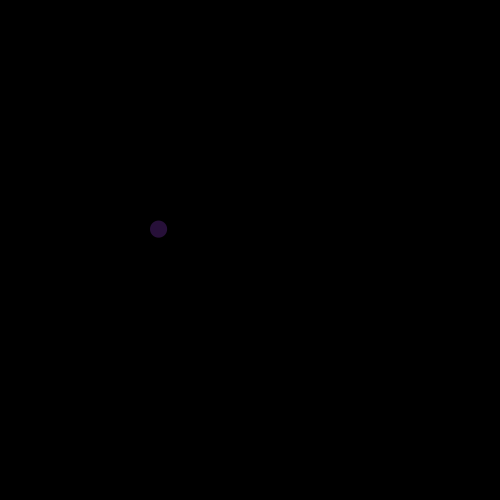
Frame 1 (no input)
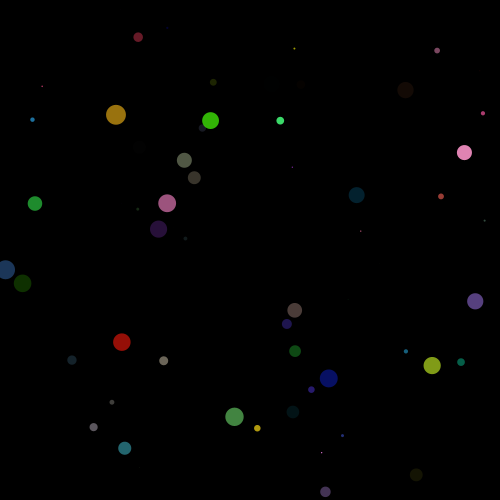
Frame 60 (the mouse pressed at the canvas centre just before this capture)
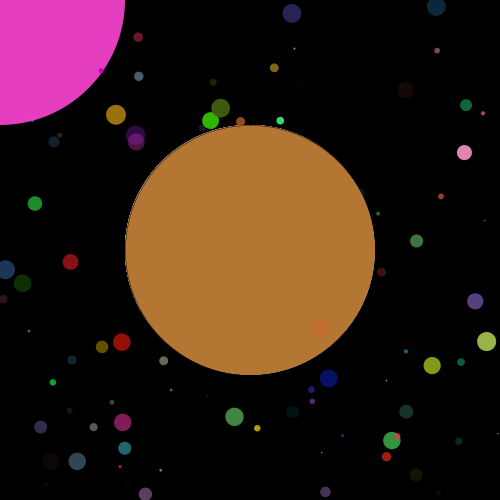
Frame 120 (the mouse held since frame 60 and released just before this capture)

The Processing sketch that drew these frames (run headless with seeded random() and noise(); from frame 60 on, the mouse is pressed at the canvas centre):

// Processing sketch: processing_93670
// ── processing_93670.pde

    float r;
    float g;
    float b;
    float a;
    float diam;
    float x;
    float y;
   
    void setup() {
     
     size(500,500);
     background(0);
     smooth();
   }

void draw() {
     r = random(255);
     g = random(255);
     b = random(255);
     a = random(255);
     diam = random(20);
     x = random(width);
     y = random(height);
     noStroke();
     fill(r,g,b,a);
     ellipse(x,y,diam,diam);
     stroke(1);
    ellipse(pmouseX, pmouseY, mouseX, mouseY);


}


void mousePressed() {
  stroke(255);
  strokeWeight(7);
  fill(r,g,b,a);
  rectMode(CORNERS);
  ellipseMode(CENTER);
  ellipse(250,250,diam,diam);
  ellipse(50,50,diam,diam);
  ellipse(50,450,diam,diam);
  ellipse(450,450,diam,diam);
  ellipse(450,50,diam,diam);
  strokeWeight(random(0,20));
  rect(100,100,400,400);
  rect(0,0,100,100);
  rect(400,400,500,500);
  rect(0,400,100,500);
  rect(400,0,500,100);
  
  }
 
 

  
void keyPressed() {
  background(random(255));
  println(key);
}
